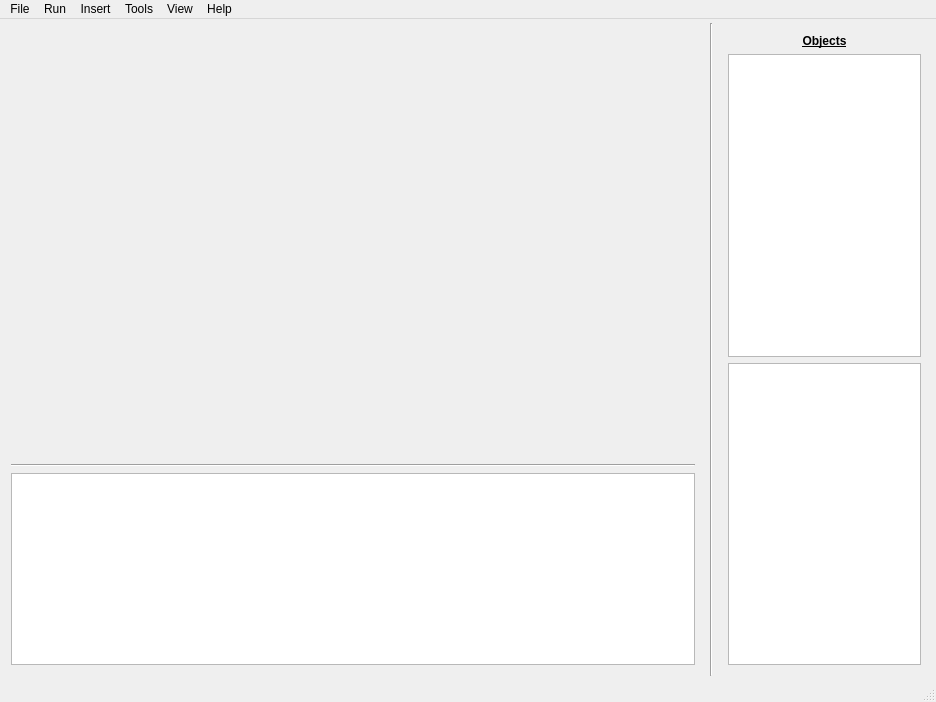
<?xml version="1.0" encoding="UTF-8"?>
<ui version="4.0">
 <class>MainWindow</class>
 <widget class="QMainWindow" name="MainWindow">
  <property name="geometry">
   <rect>
    <x>0</x>
    <y>0</y>
    <width>936</width>
    <height>702</height>
   </rect>
  </property>
  <property name="sizePolicy">
   <sizepolicy hsizetype="MinimumExpanding" vsizetype="MinimumExpanding">
    <horstretch>0</horstretch>
    <verstretch>0</verstretch>
   </sizepolicy>
  </property>
  <property name="focusPolicy">
   <enum>Qt::StrongFocus</enum>
  </property>
  <property name="windowTitle">
   <string>AutoProbe</string>
  </property>
  <widget class="QWidget" name="centralWidget">
   <property name="sizePolicy">
    <sizepolicy hsizetype="Expanding" vsizetype="Expanding">
     <horstretch>0</horstretch>
     <verstretch>0</verstretch>
    </sizepolicy>
   </property>
   <layout class="QHBoxLayout" name="horizontalLayout">
    <property name="spacing">
     <number>4</number>
    </property>
    <property name="leftMargin">
     <number>0</number>
    </property>
    <property name="topMargin">
     <number>4</number>
    </property>
    <property name="rightMargin">
     <number>4</number>
    </property>
    <property name="bottomMargin">
     <number>4</number>
    </property>
    <item>
     <widget class="QWidget" name="widget" native="true">
      <property name="sizePolicy">
       <sizepolicy hsizetype="Expanding" vsizetype="Expanding">
        <horstretch>0</horstretch>
        <verstretch>0</verstretch>
       </sizepolicy>
      </property>
      <layout class="QVBoxLayout" name="verticalLayout_2">
       <item>
        <widget class="StageView" name="StageViewWidget" native="true">
         <property name="sizePolicy">
          <sizepolicy hsizetype="Expanding" vsizetype="Expanding">
           <horstretch>0</horstretch>
           <verstretch>0</verstretch>
          </sizepolicy>
         </property>
         <property name="minimumSize">
          <size>
           <width>100</width>
           <height>100</height>
          </size>
         </property>
        </widget>
       </item>
       <item>
        <widget class="Line" name="line">
         <property name="orientation">
          <enum>Qt::Horizontal</enum>
         </property>
        </widget>
       </item>
       <item>
        <widget class="QTableView" name="tableView">
         <property name="sizePolicy">
          <sizepolicy hsizetype="Expanding" vsizetype="Preferred">
           <horstretch>0</horstretch>
           <verstretch>0</verstretch>
          </sizepolicy>
         </property>
         <property name="maximumSize">
          <size>
           <width>16777215</width>
           <height>535</height>
          </size>
         </property>
         <property name="toolTip">
          <string/>
         </property>
         <property name="alternatingRowColors">
          <bool>true</bool>
         </property>
         <property name="selectionMode">
          <enum>QAbstractItemView::ExtendedSelection</enum>
         </property>
         <property name="selectionBehavior">
          <enum>QAbstractItemView::SelectRows</enum>
         </property>
         <property name="sortingEnabled">
          <bool>false</bool>
         </property>
         <property name="wordWrap">
          <bool>false</bool>
         </property>
        </widget>
       </item>
      </layout>
     </widget>
    </item>
    <item>
     <widget class="Line" name="line_2">
      <property name="orientation">
       <enum>Qt::Vertical</enum>
      </property>
     </widget>
    </item>
    <item>
     <widget class="QWidget" name="widget_2" native="true">
      <property name="sizePolicy">
       <sizepolicy hsizetype="Fixed" vsizetype="Expanding">
        <horstretch>0</horstretch>
        <verstretch>0</verstretch>
       </sizepolicy>
      </property>
      <property name="minimumSize">
       <size>
        <width>215</width>
        <height>0</height>
       </size>
      </property>
      <property name="maximumSize">
       <size>
        <width>215</width>
        <height>16777215</height>
       </size>
      </property>
      <layout class="QVBoxLayout" name="verticalLayout">
       <item>
        <widget class="QLabel" name="label">
         <property name="font">
          <font>
           <pointsize>9</pointsize>
           <weight>75</weight>
           <bold>true</bold>
           <underline>true</underline>
          </font>
         </property>
         <property name="text">
          <string>Objects</string>
         </property>
         <property name="alignment">
          <set>Qt::AlignCenter</set>
         </property>
        </widget>
       </item>
       <item>
        <widget class="AutoProbeObjView" name="listView">
         <property name="enabled">
          <bool>true</bool>
         </property>
         <property name="font">
          <font>
           <pointsize>10</pointsize>
           <italic>false</italic>
          </font>
         </property>
         <property name="showDropIndicator" stdset="0">
          <bool>false</bool>
         </property>
         <property name="dragDropOverwriteMode">
          <bool>false</bool>
         </property>
         <property name="dragDropMode">
          <enum>QAbstractItemView::DragOnly</enum>
         </property>
         <property name="defaultDropAction">
          <enum>Qt::IgnoreAction</enum>
         </property>
         <property name="selectionMode">
          <enum>QAbstractItemView::ExtendedSelection</enum>
         </property>
         <property name="selectionBehavior">
          <enum>QAbstractItemView::SelectRows</enum>
         </property>
         <property name="movement">
          <enum>QListView::Snap</enum>
         </property>
         <property name="uniformItemSizes">
          <bool>true</bool>
         </property>
         <property name="selectionRectVisible">
          <bool>false</bool>
         </property>
        </widget>
       </item>
       <item>
        <widget class="QTableWidget" name="tableWidget">
         <property name="font">
          <font>
           <weight>50</weight>
           <bold>false</bold>
          </font>
         </property>
         <property name="showDropIndicator" stdset="0">
          <bool>false</bool>
         </property>
         <property name="dragDropOverwriteMode">
          <bool>false</bool>
         </property>
         <property name="selectionMode">
          <enum>QAbstractItemView::SingleSelection</enum>
         </property>
         <property name="rowCount">
          <number>0</number>
         </property>
         <property name="columnCount">
          <number>1</number>
         </property>
         <attribute name="horizontalHeaderVisible">
          <bool>false</bool>
         </attribute>
         <attribute name="horizontalHeaderHighlightSections">
          <bool>false</bool>
         </attribute>
         <attribute name="verticalHeaderVisible">
          <bool>true</bool>
         </attribute>
         <attribute name="verticalHeaderDefaultSectionSize">
          <number>25</number>
         </attribute>
         <attribute name="verticalHeaderHighlightSections">
          <bool>true</bool>
         </attribute>
         <column/>
        </widget>
       </item>
      </layout>
     </widget>
    </item>
   </layout>
  </widget>
  <widget class="QMenuBar" name="menuBar">
   <property name="geometry">
    <rect>
     <x>0</x>
     <y>0</y>
     <width>936</width>
     <height>21</height>
    </rect>
   </property>
   <widget class="QMenu" name="menuFile">
    <property name="title">
     <string>File</string>
    </property>
    <widget class="QMenu" name="menuExport">
     <property name="title">
      <string>Export All</string>
     </property>
     <addaction name="actionSpreadsheet_CSV"/>
    </widget>
    <widget class="QMenu" name="menuExport_Selected">
     <property name="enabled">
      <bool>false</bool>
     </property>
     <property name="title">
      <string>Export Selected</string>
     </property>
     <addaction name="actionSpreadsheet_CSV_Selected"/>
     <addaction name="actionImage_TSV_Selected"/>
    </widget>
    <addaction name="actionNew"/>
    <addaction name="actionOpen"/>
    <addaction name="separator"/>
    <addaction name="actionSave"/>
    <addaction name="actionSave_as"/>
    <addaction name="menuExport"/>
    <addaction name="menuExport_Selected"/>
    <addaction name="separator"/>
    <addaction name="actionFile_Details"/>
    <addaction name="separator"/>
    <addaction name="actionQuit"/>
   </widget>
   <widget class="QMenu" name="menuTools">
    <property name="title">
     <string>Tools</string>
    </property>
    <addaction name="actionOptions"/>
    <addaction name="actionCalib_Z"/>
    <addaction name="actionToggle_Console"/>
    <addaction name="actionLock_Editing"/>
   </widget>
   <widget class="QMenu" name="menuView">
    <property name="title">
     <string>View</string>
    </property>
    <widget class="QMenu" name="menuDisplay">
     <property name="title">
      <string>Render Mode</string>
     </property>
     <addaction name="actionWireframe"/>
     <addaction name="actionSpec_1"/>
     <addaction name="actionSpec_2"/>
     <addaction name="actionSpec_3"/>
     <addaction name="actionSpec_4"/>
     <addaction name="actionCurrent"/>
    </widget>
    <widget class="QMenu" name="menuZoom">
     <property name="title">
      <string>Zoom</string>
     </property>
     <addaction name="actionIn"/>
     <addaction name="actionOut"/>
     <addaction name="actionReset_Zoom"/>
    </widget>
    <addaction name="menuZoom"/>
    <addaction name="menuDisplay"/>
    <addaction name="actionBrightness_Contrast"/>
   </widget>
   <widget class="QMenu" name="menuHelp">
    <property name="title">
     <string>Help</string>
    </property>
    <addaction name="actionIndex"/>
    <addaction name="actionAbout"/>
   </widget>
   <widget class="QMenu" name="menuInsert">
    <property name="title">
     <string>Insert</string>
    </property>
    <addaction name="actionRectangle"/>
    <addaction name="actionPoint"/>
   </widget>
   <widget class="QMenu" name="menuRun">
    <property name="title">
     <string>Run</string>
    </property>
    <addaction name="actionExecute"/>
    <addaction name="actionClear"/>
    <addaction name="actionRestart"/>
    <addaction name="actionAbort"/>
   </widget>
   <addaction name="menuFile"/>
   <addaction name="menuRun"/>
   <addaction name="menuInsert"/>
   <addaction name="menuTools"/>
   <addaction name="menuView"/>
   <addaction name="menuHelp"/>
  </widget>
  <widget class="QStatusBar" name="statusBar"/>
  <action name="actionQuit">
   <property name="checkable">
    <bool>false</bool>
   </property>
   <property name="text">
    <string>Quit</string>
   </property>
   <property name="shortcut">
    <string>Ctrl+Q</string>
   </property>
  </action>
  <action name="actionCalib_Z">
   <property name="text">
    <string>Calibrate Z</string>
   </property>
  </action>
  <action name="actionToggle_Console">
   <property name="text">
    <string>Toggle Console</string>
   </property>
   <property name="shortcut">
    <string>F3</string>
   </property>
  </action>
  <action name="actionOptions">
   <property name="text">
    <string>Options</string>
   </property>
  </action>
  <action name="actionWireframe">
   <property name="checkable">
    <bool>true</bool>
   </property>
   <property name="checked">
    <bool>true</bool>
   </property>
   <property name="text">
    <string>Wireframe</string>
   </property>
   <property name="shortcut">
    <string>Ctrl+`</string>
   </property>
  </action>
  <action name="actionSpec_1">
   <property name="checkable">
    <bool>true</bool>
   </property>
   <property name="text">
    <string>Spec 1</string>
   </property>
   <property name="shortcut">
    <string>Ctrl+1</string>
   </property>
  </action>
  <action name="actionSpec_2">
   <property name="checkable">
    <bool>true</bool>
   </property>
   <property name="text">
    <string>Spec 2</string>
   </property>
   <property name="shortcut">
    <string>Ctrl+2</string>
   </property>
  </action>
  <action name="actionSpec_3">
   <property name="checkable">
    <bool>true</bool>
   </property>
   <property name="text">
    <string>Spec 3</string>
   </property>
   <property name="shortcut">
    <string>Ctrl+3</string>
   </property>
  </action>
  <action name="actionSpec_4">
   <property name="checkable">
    <bool>true</bool>
   </property>
   <property name="text">
    <string>Spec 4</string>
   </property>
   <property name="shortcut">
    <string>Ctrl+4</string>
   </property>
  </action>
  <action name="actionCurrent">
   <property name="checkable">
    <bool>true</bool>
   </property>
   <property name="text">
    <string>Current</string>
   </property>
   <property name="shortcut">
    <string>Ctrl+5</string>
   </property>
  </action>
  <action name="actionNew">
   <property name="text">
    <string>New</string>
   </property>
   <property name="shortcut">
    <string>Ctrl+N</string>
   </property>
  </action>
  <action name="actionSave">
   <property name="text">
    <string>Save</string>
   </property>
   <property name="shortcut">
    <string>Ctrl+S</string>
   </property>
  </action>
  <action name="actionSave_as">
   <property name="text">
    <string>Save As...</string>
   </property>
  </action>
  <action name="actionOpen">
   <property name="text">
    <string>Open</string>
   </property>
   <property name="shortcut">
    <string>Ctrl+O</string>
   </property>
  </action>
  <action name="actionAbout">
   <property name="text">
    <string>About</string>
   </property>
  </action>
  <action name="actionRectangle">
   <property name="text">
    <string>Rectangle</string>
   </property>
  </action>
  <action name="actionPoint">
   <property name="text">
    <string>Point</string>
   </property>
  </action>
  <action name="actionLock_Editing">
   <property name="checkable">
    <bool>true</bool>
   </property>
   <property name="text">
    <string>Lock Editing</string>
   </property>
  </action>
  <action name="actionImage_TSV_Selected">
   <property name="enabled">
    <bool>true</bool>
   </property>
   <property name="text">
    <string>Image (TSV)</string>
   </property>
  </action>
  <action name="actionSpreadsheet_CSV">
   <property name="text">
    <string>Spreadsheet (CSV)</string>
   </property>
  </action>
  <action name="actionExecute">
   <property name="text">
    <string>Execute</string>
   </property>
  </action>
  <action name="actionRestart">
   <property name="text">
    <string>Clear and Execute</string>
   </property>
  </action>
  <action name="actionClear">
   <property name="text">
    <string>Clear Data</string>
   </property>
  </action>
  <action name="actionAbort">
   <property name="enabled">
    <bool>false</bool>
   </property>
   <property name="text">
    <string>Halt</string>
   </property>
  </action>
  <action name="actionSpreadsheet_CSV_Selected">
   <property name="text">
    <string>Spreadsheet (CSV)</string>
   </property>
  </action>
  <action name="actionReset_Zoom">
   <property name="text">
    <string>Reset</string>
   </property>
   <property name="shortcut">
    <string>=</string>
   </property>
  </action>
  <action name="actionBrightness_Contrast">
   <property name="text">
    <string>Brightness/Contrast</string>
   </property>
   <property name="iconText">
    <string>Brightness/Contrast</string>
   </property>
   <property name="toolTip">
    <string>Brightness/Contrast</string>
   </property>
   <property name="shortcut">
    <string>Ctrl+Shift+C</string>
   </property>
  </action>
  <action name="actionIn">
   <property name="text">
    <string>In</string>
   </property>
   <property name="shortcut">
    <string>+</string>
   </property>
  </action>
  <action name="actionOut">
   <property name="text">
    <string>Out</string>
   </property>
   <property name="shortcut">
    <string>-</string>
   </property>
  </action>
  <action name="actionFile_Details">
   <property name="text">
    <string>Details</string>
   </property>
  </action>
  <action name="actionIndex">
   <property name="text">
    <string>Index</string>
   </property>
   <property name="shortcut">
    <string>F1</string>
   </property>
  </action>
 </widget>
 <layoutdefault spacing="6" margin="11"/>
 <customwidgets>
  <customwidget>
   <class>StageView</class>
   <extends>QWidget</extends>
   <header>StageView.h</header>
   <container>1</container>
  </customwidget>
  <customwidget>
   <class>AutoProbeObjView</class>
   <extends>QListView</extends>
   <header>autoprobeobjview.h</header>
  </customwidget>
 </customwidgets>
 <resources/>
 <connections>
  <connection>
   <sender>actionQuit</sender>
   <signal>triggered()</signal>
   <receiver>MainWindow</receiver>
   <slot>close()</slot>
   <hints>
    <hint type="sourcelabel">
     <x>-1</x>
     <y>-1</y>
    </hint>
    <hint type="destinationlabel">
     <x>467</x>
     <y>350</y>
    </hint>
   </hints>
  </connection>
 </connections>
</ui>
